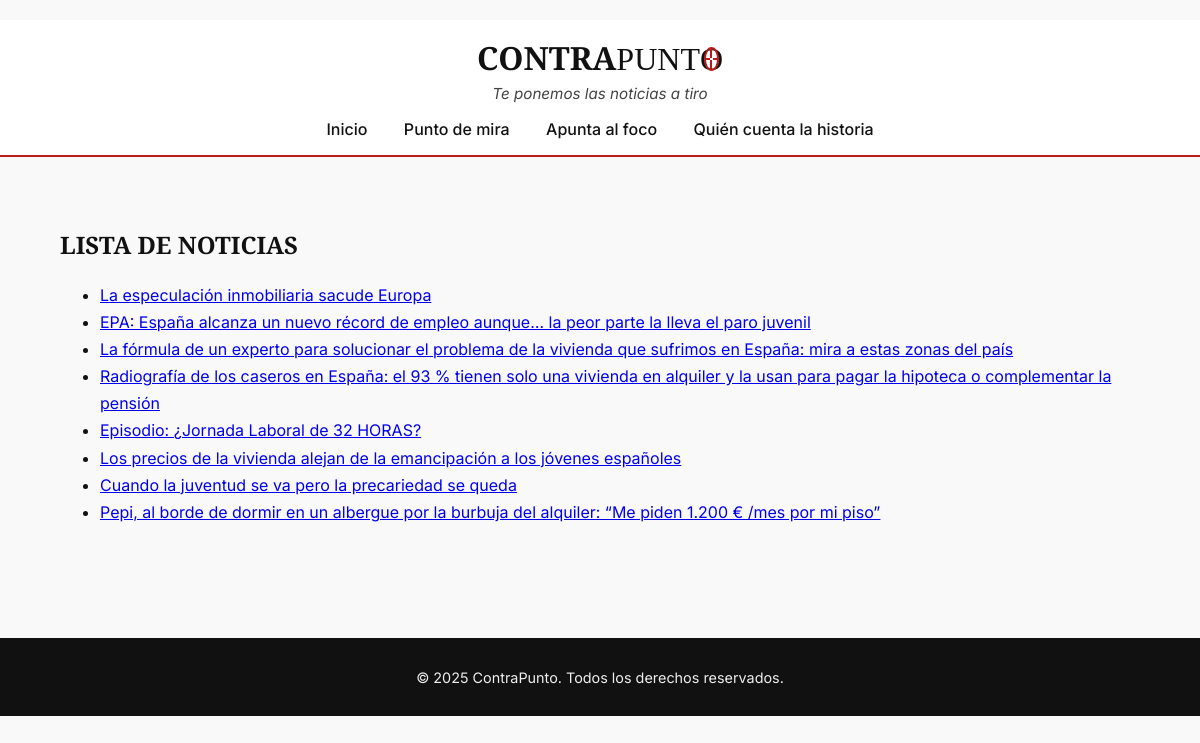
Screenshot of /contraPunto/articulos/ with the database file from the repository.
### appContraPunto/models.py (models this page shows, shortened)
class Noticia(models.Model):
    titulo = models.CharField(max_length=200)
    resumen = models.TextField()
    fecha = models.DateField()
    medio = models.ForeignKey(Medio, on_delete=models.CASCADE)
    enlace = models.URLField(max_length=200)
    imagen = models.ImageField(upload_to='img', blank=True, null=True, verbose_name='Image')
    sesgo_ideologico = models.FloatField(null=True, blank=True)  # -5=progresista, 0=centro, 5=conservador
    sesgo_emocional = models.FloatField()    # 0=anal�tico, 5=sensacionalista
    sesgo_enfoque = models.ForeignKey(SesgoEnfoque, on_delete=models.CASCADE )
    comparativa = models.ForeignKey(Comparativa, on_delete=models.CASCADE, related_name="noticias")

### appContraPunto/views.py (the view)
# urls.py: path('articulos/', NoticiaListView.as_view(), name='noticias'),
class NoticiaListView(ListView):
    model = Noticia
    template_name = 'noticia_list.html'
    queryset = Noticia.objects.order_by('-fecha')
    context_object_name = 'noticias'

### appContraPunto/templates/noticia_list.html
﻿{% extends "base.html" %}
{% block content %}
<section class="noticia_list">
    <h2>Lista de Noticias</h2>
    <ul>
        {% for n in noticias %}
        <li>
            <a href="{% url 'noticia' n.id %}">{{ n.titulo }}</a>
        </li>
        {% endfor %}
    </ul>
</section>
    {% endblock %}

### appContraPunto/static/css/estilos_base.css (style rules this page uses)
:root { --acento: #b71c1c; --mirilla-grosor: 0.07em; --mirilla-gap: 0.05em; }
body { font-family: 'Inter', sans-serif; background-color: #f9f9f9; color: #111; margin: 0; padding: 0; }
h1, h2, h3, h4 { font-family: 'Merriweather', serif; text-transform: uppercase; margin-bottom: 1rem; }

### rows the page displays
Noticia: titulo "La especulación inmobiliaria sacude Europa"
Noticia: titulo "EPA: España alcanza un nuevo récord de empleo aunque… la peor parte la lleva el paro juvenil"
Noticia: titulo "La fórmula de un experto para solucionar el problema de la vivienda que sufrimos en España: mira a estas zonas del país"
Noticia: titulo "Radiografía de los caseros en España: el 93 % tienen solo una vivienda en alquiler y la usan para pagar la hipoteca o complementar la pensión"
Noticia: titulo "Episodio: ¿Jornada Laboral de 32 HORAS?"
Noticia: titulo "Los precios de la vivienda alejan de la emancipación a los jóvenes españoles"
Noticia: titulo "Cuando la juventud se va pero la precariedad se queda"
Noticia: titulo "Pepi, al borde de dormir en un albergue por la burbuja del alquiler: “Me piden 1.200 € /mes por mi piso”"
